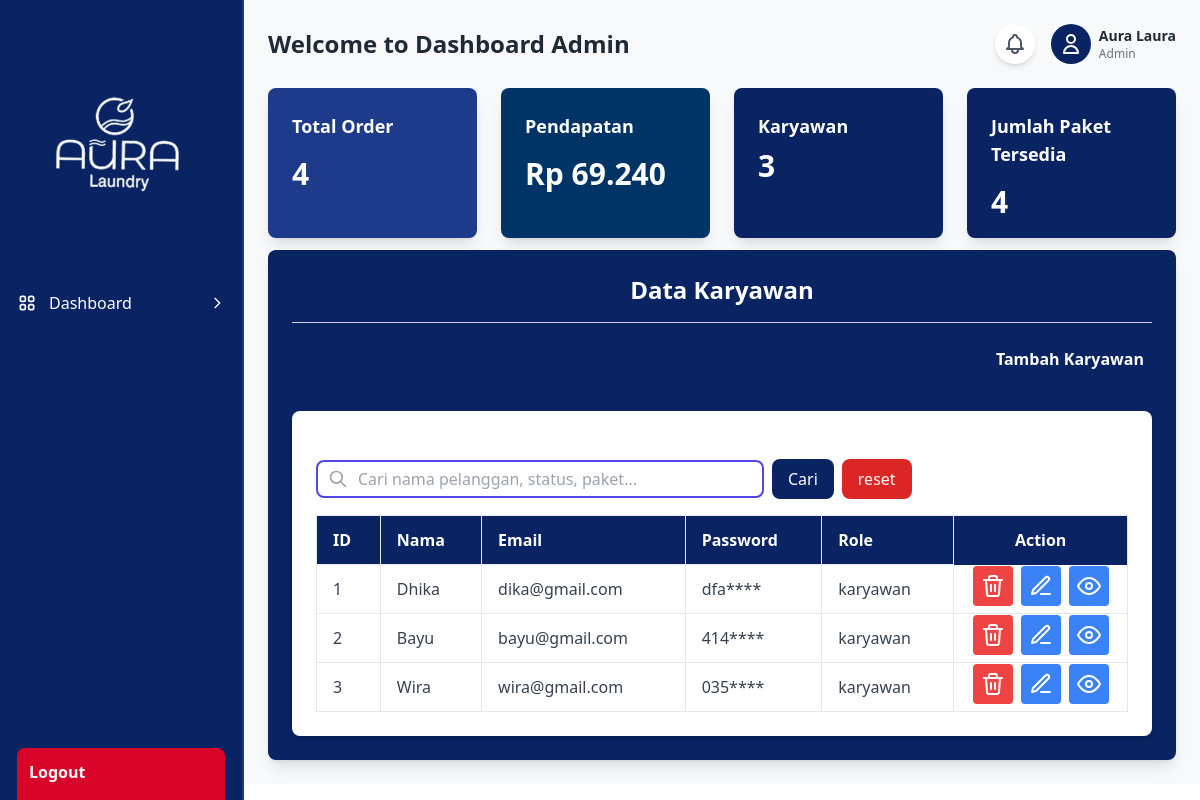
The app's page /admin/index.php?page=kelola_karyawan (signed in) with its own data.
### tables this page shows
CREATE TABLE `users` (
  `id` int(11) NOT NULL,
  `name` varchar(100) NOT NULL,
  `email` varchar(100) NOT NULL,
  `password` varchar(255) NOT NULL,
  `role` enum('admin','karyawan') NOT NULL DEFAULT 'karyawan',
  `alamat` varchar(255) NOT NULL,
  `telepon` varchar(12) NOT NULL
);

### admin/content/tbl_karyawan.php (the view, shortened to what this page needs)
<div class="w-full p-6 mt-3  bg-[#0a2463] shadow-lg rounded-lg">
    <h1 class="text-2xl font-bold text-center text-white mb-4">Data Karyawan</h1>
    <div class="border-t border-gray-300 my-4"></div>
    <div class="flex justify-end">
        <a class='btn btn-danger bg- p-2 rounded text-white font-bold' href='?page=input_karyawan'
            onclick="return confirm('Yakin ingin menambah data?');">Tambah Karyawan
        </a>
    </div>
<?php
    if(isset($_POST['btncari'])){
        $keyword = $_POST['cari'];
        $q = "SELECT id, name, email, password, role FROM users WHERE role = 'karyawan' LIKE '%$keyword%' or name LIKE '%$keyword%' or email LIKE '%$keyword%'
    ORDER BY id desc ";
    } else{
        $q = "SELECT id, name, email, password, role FROM users WHERE role = 'karyawan'";
    }
    $sql = $q;
    $result = $conn->query($sql);
    ?>
    <div class="mt-8 bg-white p-6 rounded-lg shadow-md w-full rounded pt-12">
        <form action="" method="post">
     <div class="flex items-center mb-4">
        <div class="relative flex-grow max-w-md">
            <input type="text"
                   name="cari"
                   class="w-full rounded-lg border-2 border-indigo-600 px-[10px] py-[5px] pl-10"
                   placeholder="Cari nama pelanggan, status, paket...">
            <div class="absolute inset-y-0 left-0 pl-3 flex items-center pointer-events-none">
            </div>
        </div>
        <button name="btncari" class="ml-2 bg-[#0a2463] text-white px-4 py-2 rounded-lg hover:bg-[#0a2463]/90 transition-colors">
            Cari
        </button>
        <button src="?page=kelola_karyawan" class="ml-2 bg-red-600 hover:bg-red-700/90 text-white px-4 py-2 rounded-lg hover:bg-[#0a2463]/90 transition-colors">
            reset
        </button>
    </div>
    </form>
        <div class="overflow-x-auto">
            <table class="w-full border-collapse border border-gray-200 ">
                <thead class="bg-[#0a2463] text-white ">
                    <tr>
                        <th class="py-3 px-4 text-left border border-gray-200">ID</th>
                        <th class="py-3 px-4 text-left border border-gray-200">Nama</th>
                        <th class="py-3 px-4 text-left border border-gray-200">Email</th>
                        <th class="py-3 px-4 text-left border border-gray-200">Password</th>
                        <th class="py-3 px-4 text-left border border-gray-200">Role</th>
                        <th colspan="2">Action</th>
                    </tr>
                </thead>
                <tbody class="text-gray-700">
                    <?php if ($result->num_rows > 0) { ?>
                        <?php
                            $no = 1;
                            while ($row = $result->fetch_assoc()) { ?>
                            <tr class="border-b hover:bg-gray-50">
                                <td class="py-3 px-4 border border-gray-200"><?= $no++; ?></td>
                                <td class="py-3 px-4 border border-gray-200"><?= $row['name'] ?></td>
                                <td class="py-3 px-4 border border-gray-200"><?= $row['email'] ?></td>
                                <td class="py-3 px-4 border border-gray-200">
                                    <?= substr($row['password'], 0, 3) . '****' ?>
                                </td>
                                <td class="py-3 px-4 border border-gray-200"><?= $row['role'] ?></td>
                                <td class="flex justify-center place-items-center gap-2">
                                    <button class="p-2 bg-red-500 text-white rounded hover:bg-red-600">
                                        <a class='btn btn-danger' href='?page=kelola_karyawan&hapus=<?= $row['id']; ?>'
                                            onclick="return confirm('Yakin akan menghapus data?');">
                                        </a>
                                    </button>
                                    <button class="p-2 bg-blue-500 text-white rounded hover:bg-blue-600">
                                        <a class='btn btn-danger' href='?page=edit_karyawan&id=<?= $row['id']; ?>'
                                            onclick="return confirm('Yakin ingin mengedit data?');">
                                            <svg xmlns="http://www.w3.org/2000/svg" width="24" height="24" viewBox="0 0 24 24" fill="none" stroke="currentColor" stroke-width="2" stroke-linecap="round" stroke-linejoin="round">
                                                <path d="M12 20h9" />
                                                <path d="M16.5 3.5a2.1 2.1 0 0 1 3 3L7 19l-4 1 1-4L16.5 3.5z" />
                                            </svg>
                                        </a>
                                    </button>
                                    <button class="p-2 bg-blue-500 text-white rounded hover:bg-blue-600">
                                        <a class='btn btn-danger' href='?page=view_karyawan&id=<?= $row['id']; ?>'
                                            onclick="return confirm('Yakin ingin mengecek data?');">
                                            <svg xmlns="http://www.w3.org/2000/svg" width="24" height="24" viewBox="0 0 24 24" fill="none" stroke="currentColor" stroke-width="2" stroke-linecap="round" stroke-linejoin="round">
                                                <path d="M1 12s4-8 11-8 11 8 11 8-4 8-11 8-11-8-11-8z" />
                                                <circle cx="12" cy="12" r="3" />
                                            </svg>
                                        </a>
                                    </button>
                                </td>
                            </tr>
                        <?php } ?>
                    <?php } else { ?>
                        <tr>
                            <td colspan="4" class="text-center py-3 px-4 border border-gray-200">Tidak ada data</td>
                        </tr>
                    <?php } ?>
                </tbody>
            </table>
        </div>
    </div>
</div>

### records on screen
users: name "Dhika", email "dika@gmail.com", password "dfa", role "karyawan"
users: name "Bayu", email "bayu@gmail.com", password "414", role "karyawan"
users: name "Wira", email "wira@gmail.com", password "035", role "karyawan"

### other values on screen
$_SESSION['role'] "Admin"
$_SESSION['name'] "Aura Laura"
$row "4"
$total_pendapatan "69.240"
$row "3"
